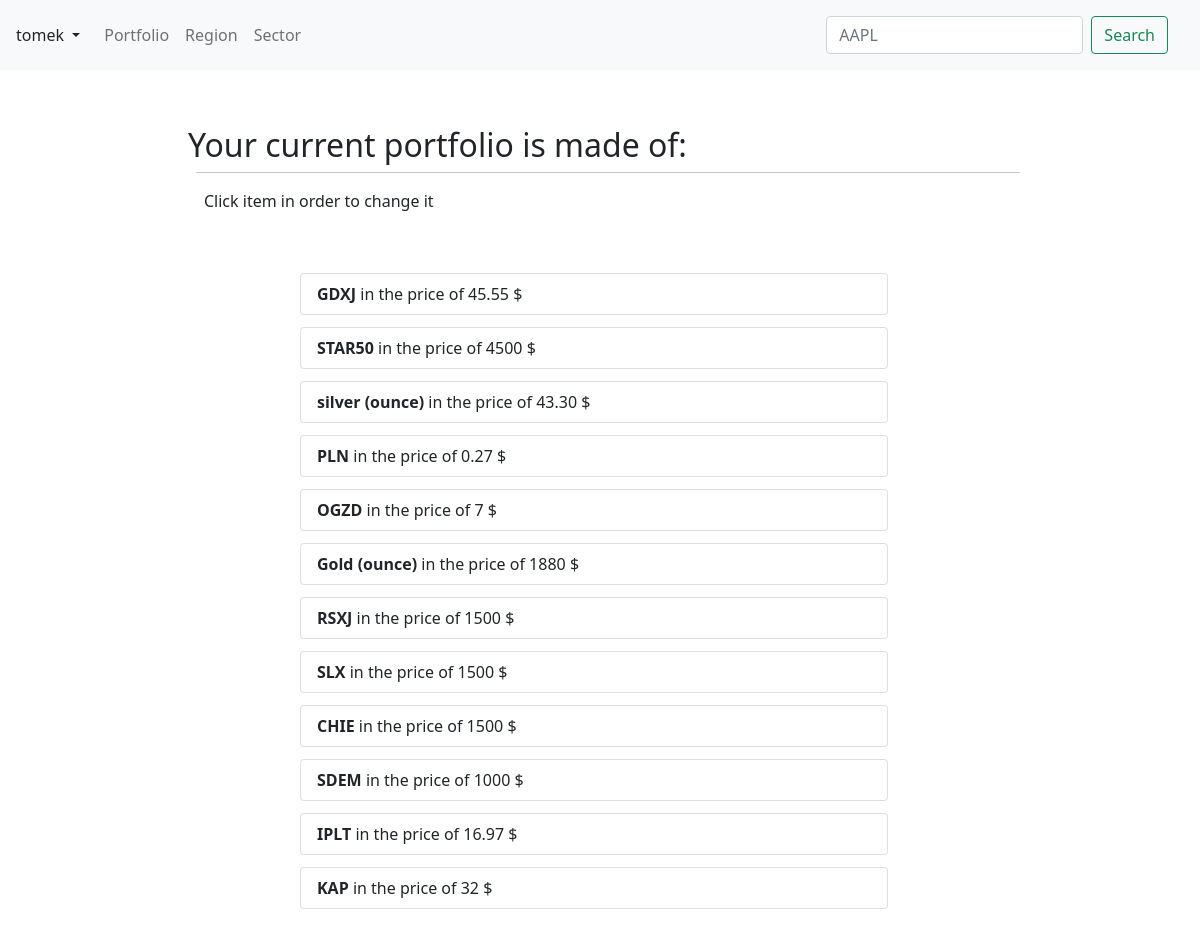
Page /list/ (signed in) on the earlier database version.
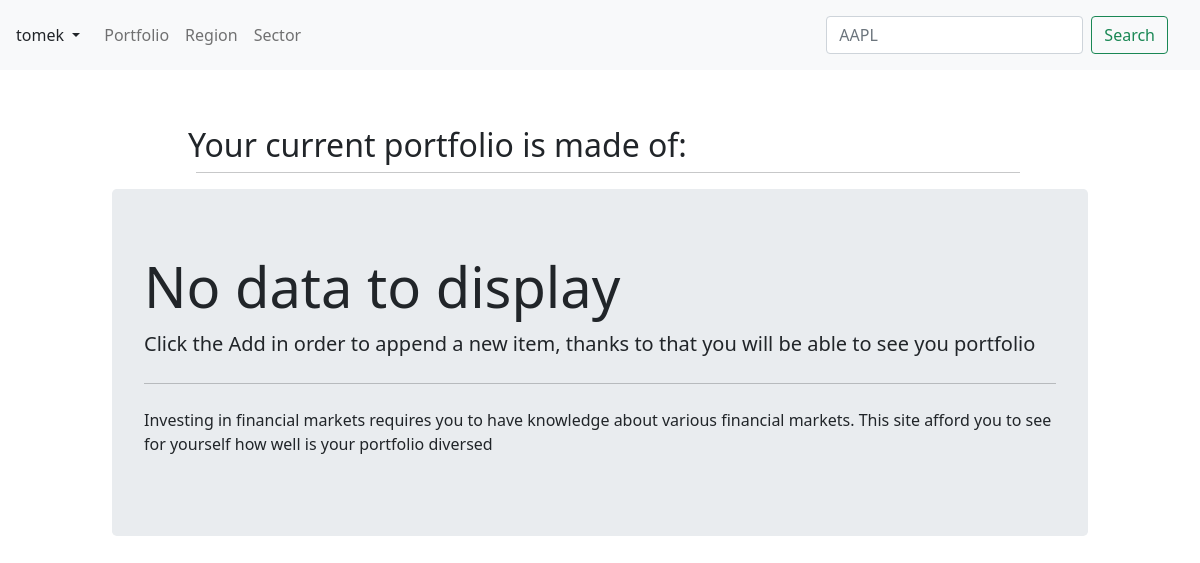
Same page on the later database version.
### instrument/models.py (models this page shows, shortened)
class Instrument(models.Model):
    profiles=models.ForeignKey(User, on_delete=models.CASCADE,null=True)
    name=models.CharField(max_length=120)
    price=models.FloatField(default=0)
    quantity =models.PositiveIntegerField(default=0)
    region=models.CharField(max_length=3, choices=REGION_CATEGORY, default='In')
    stake=models.CharField(max_length=3, choices=STAKE_CATEGORY, default="pm")
    total_price=models.FloatField(blank=True,default=0)
    def get_absolute_url(self):
        return reverse("update", kwargs={"pk": self.id})

### instrument/views.py (the view)
# urls.py: path('list/',list),
@login_required
def list(request):
    user=request.user
    queryset=Instrument.objects.filter(profiles=user).order_by('-total_price')
    context = {
        "qs":queryset
    }
    return render(request,"instrument/list.html",context)

### instrument/templates/instrument/list.html (shortened to what this page needs)
{%extends "base.html"%}
{%block content%}
<div class="container-fluid">
    <div class="row justify-content-center mt-3 mb-5">
        <h2 class="col-8 mr-5">Your current portfolio is made of:</h2>
        <hr class="mt-0 col-8 ml-3">
        {%if qs%}
        <p class="col-8 mb-5 mr-3">Click item in order to change it</p>
        {%for object in qs%}
        <div class="list-group mt-2 ml-5  mr-5 col-6">
        <a style="color: inherit;text-decoration:none;" href="{{object.get_absolute_url}}"> <button type="button" class="rounded list-group-item mt-1 list-group-item-action"><strong>{{object.name}}</strong> in the price of {{ object.price|floatformat:"-2g" }} $</button> </a>
        </div>
        {%endfor%}
    </div>
    {%else%}
<div class="container-fluid col-10 mb-5">
    <div class="jumbotron">
        <h1 class="display-4">No data to display</h1>
        <p class="lead">Click the Add in order to append a new item, thanks to that you will be able to see you portfolio</p>
        <hr class="my-4">
        <p>Investing in financial markets requires you to have knowledge about various financial markets. This site afford you to see for yourself how well is your portfolio diversed </p>
</div>
        {%endif%}
{%endblock%}

### templates/base.html (shortened to what this page needs)
{% load static %}
<!DOCTYPE html>
<html lang="en">
<head>
    <link rel="stylesheet" href="https://maxcdn.bootstrapcdn.com/bootstrap/4.0.0/css/bootstrap.min.css">
    <link href="https://cdn.jsdelivr.net/npm/bootstrap@5.0.1/dist/css/bootstrap.min.css" rel="stylesheet">
</head>
<body>
  <nav class="navbar navbar-expand-lg navbar-light bg-light mb-3" style="background-color: #e3f2fd;">
      <ul class="navbar-nav mr-auto">
        <li class="nav-item active mt-2 mr-3">
          <a class="dropdown-toggle" style="text-decoration:none;color: inherit;" href="#" id="dropdownMenuLink" data-bs-toggle="dropdown" aria-expanded="false">
            {{request.user}}
          </a>
        </li>
        <li class="nav-item">
          <a class="nav-link" href="/">Portfolio</a>
        </li>
        <li class="nav-item">
          <a class="nav-link" href="/region">Region</a>
        </li>
        <li class="nav-item">
          <a class="nav-link" href="/sector">Sector</a>
        </li>
        </ul>
          <div class="navbar navbar-light bg-light justify-content-between">
            <form class="form-inline my-2 my-lg-0" action="/research/" method="POST">{%csrf_token%}
              <input class="form-control mr-sm-2" type="search" placeholder="AAPL" aria-label="Search" name="ticker_wl">
              <button class="btn btn-outline-success my-2 my-sm-0" type="submit">Search</button>
            </form>
          </div>
    </nav>
    <div class="container">
      <br/>
    </div>
    {% block content %}
    {% endblock content %}
    </body>
</html>

Differences in the rows shown:
removed Instrument: name "GDXJ", price "45.55"
removed Instrument: name "STAR50", price "4500"
removed Instrument: name "silver (ounce)", price "43.30"
removed Instrument: name "PLN", price "0.27"
removed Instrument: name "OGZD", price "7"
removed Instrument: name "Gold (ounce)", price "1880"
removed Instrument: name "RSXJ", price "1500"
removed Instrument: name "SLX", price "1500"
removed Instrument: name "CHIE", price "1500"
removed Instrument: name "SDEM", price "1000"
removed Instrument: name "IPLT", price "16.97"
removed Instrument: name "KAP", price "32"
Other differences:
text no longer shown: "Click item in order to change it"
text now shown: "No data to display Click the Add in order to append a new item, thanks to that you will be able to see you portfolio Investing in financial markets requires you to have knowledge about various financial markets. This site afford you to see for yourself how well is your portfolio diversed"
